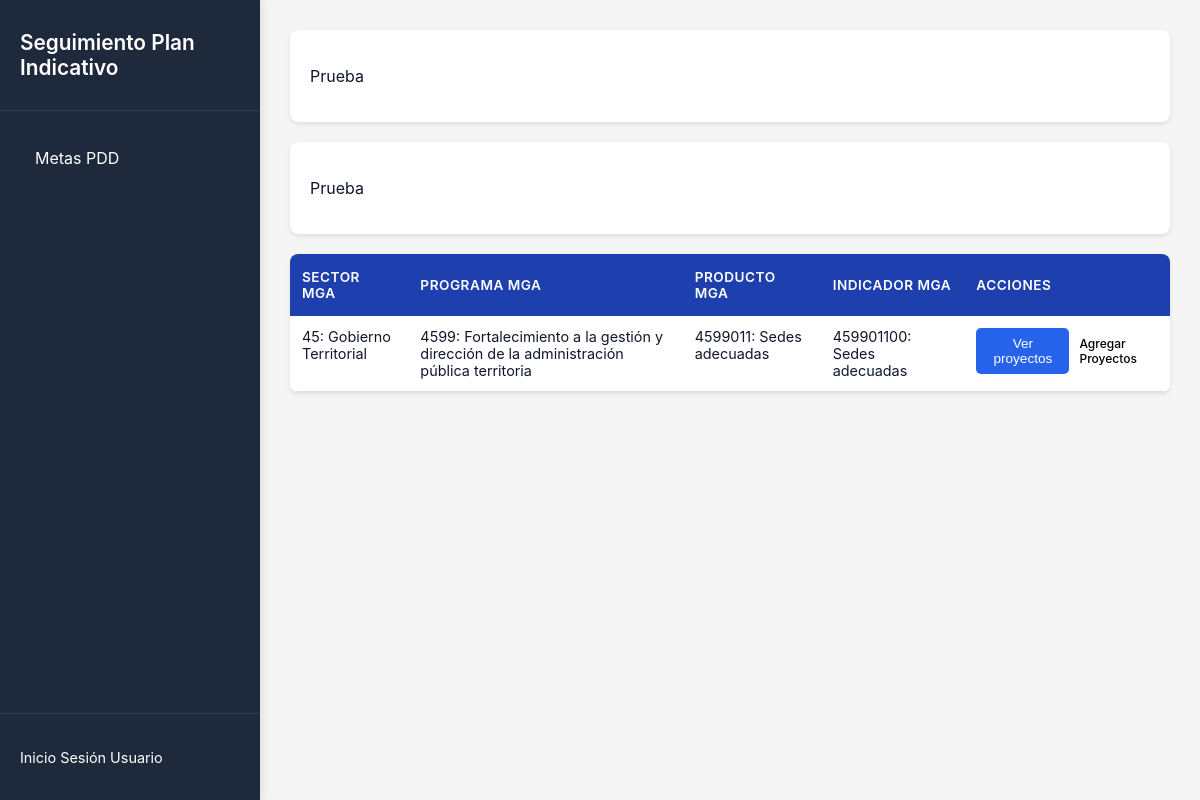
Page /contenido/indicadores/ on the committed database.
### contenido/models.py (models this page shows, shortened)
class IndicadorMGA(models.Model):
    producto_mga = models.ForeignKey(
        ProductoMGA,
        on_delete=models.CASCADE
    )
    indicador_mga = models.CharField(max_length=80)
    codigo_indicador_mga = models.CharField(max_length=9)
    descripcion = models.TextField()
    medido_a_traves_de = models.CharField(max_length=100)
    tiene_edt = models.BooleanField()
    unidad_medida = models.ForeignKey(
        UnidadMedida,
        on_delete=models.CASCADE
    )
    tipo_de_acumulacion = models.CharField(max_length=2,choices=TipoAcumulacion.choices)
    dependencia_responsable = models.ManyToManyField(
        Dependencias
    )
    meta_cuatrienio = models.DecimalField(max_digits=30,decimal_places=10)
    meta_fisica_esperada_2024 = models.DecimalField(max_digits=30,decimal_places=10)
    meta_fisica_esperada_2025 = models.DecimalField(max_digits=30,decimal_places=10)
    meta_fisica_esperada_2026 = models.DecimalField(max_digits=30,decimal_places=10)
    meta_fisica_esperada_2027 = models.DecimalField(max_digits=30,decimal_places=10)
    fecha_creacion = models.DateTimeField(auto_now_add=True)
    fecha_modificacion = models.DateTimeField(auto_now=True)
    class Meta:
        indexes = [
            models.Index(fields=['fecha_creacion'])
        ]
        verbose_name = 'Indicador MGA'
        verbose_name_plural = 'Indicadores MGA'

class ProductoMGA(models.Model):
    programa_mga = models.ForeignKey(
        ProgramaMGA,
        on_delete=models.CASCADE
    )
    producto_mga = models.CharField(max_length=80)
    codigo_producto_mga = models.CharField(max_length=7)
    fecha_creacion = models.DateTimeField(auto_now_add=True)
    fecha_modificacion = models.DateTimeField(auto_now=True)
    class Meta:
        indexes = [
            models.Index(fields=['fecha_creacion'])
        ]
        verbose_name = 'Producto MGA'
        verbose_name_plural = 'Productos MGA'

class ProgramaMGA(models.Model):
    sector_mga = models.ForeignKey(
        SectorMGA,
        on_delete=models.CASCADE
    )
    programa_mga = models.CharField(max_length=80)
    codigo_programa_mga = models.CharField(max_length=4)
    fecha_creacion = models.DateTimeField(auto_now_add=True)
    fecha_modificacion = models.DateTimeField(auto_now=True)
    class Meta:
        indexes = [
            models.Index(fields=['fecha_creacion'])
        ]
        verbose_name = 'Programa MGA'
        verbose_name_plural = 'Programas MGA'

class SectorMGA(models.Model):
    programa_pdd = models.ManyToManyField(
        ProgramaPDD
    )
    sector_mga = models.CharField(max_length=80)
    codigo_sector_mga = models.CharField(max_length=2)
    fecha_creacion = models.DateTimeField(auto_now_add=True)
    fecha_modificacion = models.DateTimeField(auto_now=True)
    class Meta:
        indexes = [
            models.Index(fields=['fecha_creacion'])
        ]
        verbose_name = 'Sector MGA'
        verbose_name_plural = 'Sectores MGA'

### contenido/views.py (the view)
# urls.py: path('indicadores/',views.indicadores_list,name='indicadores_list'),
def indicadores_list(request):
    indicadores = models.IndicadorMGA.objects.prefetch_related('proyectos_set').all()
    return render(
        request,
        'metas.html',
        {'indicadores':indicadores}
    )

### templates/metas.html (shortened to what this page needs)
{% extends 'base.html' %}
{% block content %}
<div class="contenedor-metas">
  <div>
    <p>Prueba</p>
  </div>
  <div>
    <p>Prueba</p>
  </div>
  <div class="contenedor-tabla-metas">
    <table class="tabla-metas">
      <thead>
      <tr>
        <th>Sector MGA</th>
        <th>Programa MGA</th>
        <th>Producto MGA</th>
        <th>Indicador MGA</th>
        <th>Acciones</th>
      </tr>
      </thead>
      <tbody>
      {% for indicador in indicadores %}
      <tr>
          <td>{{ indicador.producto_mga.programa_mga.sector_mga.codigo_sector_mga }}:
            {{ indicador.producto_mga.programa_mga.sector_mga.sector_mga }}
          </td>
          <td>{{ indicador.producto_mga.programa_mga.codigo_programa_mga }}:
            {{ indicador.producto_mga.programa_mga.programa_mga }}</td>
          <td>{{ indicador.producto_mga.codigo_producto_mga }}: {{ indicador.producto_mga.producto_mga }}</td>
          <td>{{ indicador.codigo_indicador_mga }}: {{ indicador.indicador_mga }}</td>
          <td>
            <div class="acciones">
              <button class="btn-ver-proyectos" onclick="toggleProyectos({{indicador.id}})">Ver proyectos</button>
              <a href="{% url 'agregar_proyecto' indicador.id %}" style="color: black; font-size: 12px;">Agregar Proyectos</a>
            </div>
          </td>
      </tr>
      {% empty %}
      <tr>
        <td colspan="5">
          <p>No hay contenido de metas</p>
        </td>
      </tr>
      {% endfor %}
      </tbody>
    </table>
  </div>
</div>
{% endblock content %}

### templates/base.html (shortened to what this page needs)
<!DOCTYPE html>
<html lang="es">
  <head>
  </head>
  <body>
    <aside class="sidebar">
      <div class="superior-izquierda">
        <a href="/">Seguimiento Plan Indicativo</a>
      </div>
      <div class="central-izquierda">
        <a href="{% url 'indicadores_list' %}">Metas PDD</a>
      </div>
      <div class="inferior-izquierda">
        <p>Inicio Sesión Usuario</p>
      </div>
    </aside>
    <main>
      {% block content %}{% endblock content %}
    </main>
  </body>
</html>

### templates/base.html (style rules this page uses)
:root { --color-primario: #2563eb; --color-secundario: #1e40af; --fondo-claro: #eff6ff; --fondo-oscuro: #1e293b; --texto-principal: #0f172a; --cta-alternativo-enfasis: #1d4ed8; --hover-color: #3b82f6; --border-color: #e2e8f0; }
* { box-sizing: border-box; }
body { margin: 0; padding: 0; font-family: -apple-system, BlinkMacSystemFont, 'Segoe UI', Roboto, 'Helvetica Neue', Arial, sans-serif; background-color: #f5f5f5; color: var(--texto-principal); }
.sidebar { position: fixed; left: 0; top: 0; bottom: 0; width: 260px; background: var(--fondo-oscuro); overflow-y: auto; color: white; display: flex; flex-direction: column; justify-content: space-between; box-shadow: 2px 0 10px rgba(0, 0, 0, 0.1); z-index: 1000; }
.superior-izquierda, .central-izquierda, .inferior-izquierda { padding: 20px; }
.superior-izquierda { border-bottom: 1px solid rgba(255, 255, 255, 0.1); }
.central-izquierda { flex: 1; font-size: 1rem; }
.inferior-izquierda { border-top: 1px solid rgba(255, 255, 255, 0.1); font-size: 0.9rem; }
.sidebar a { text-decoration: none; cursor: pointer; color: white; display: block; padding: 10px 0; transition: all 0.3s ease; }
.superior-izquierda a { font-size: 1.3rem; font-weight: 600; }
.central-izquierda a { font-size: 1rem; padding: 12px 15px; border-radius: 5px; margin: 5px 0; }
main { margin-left: 260px; padding: 30px; min-height: 100vh; }
.contenedor-metas { display: flex; flex-direction: column; gap: 20px; }
.contenedor-metas > div:not(.contenedor-tabla-metas) { background: white; padding: 20px; border-radius: 8px; box-shadow: 0 2px 4px rgba(0, 0, 0, 0.1); }
.contenedor-tabla-metas { background: white; border-radius: 8px; box-shadow: 0 2px 4px rgba(0, 0, 0, 0.1); overflow: hidden; }
.tabla-metas { width: 100%; background: white; border-collapse: collapse; font-size: 0.9rem; }
.tabla-metas thead { background: var(--color-secundario); color: white; }
.tabla-metas th { padding: 15px 12px; text-align: left; font-weight: 600; font-size: 0.85rem; text-transform: uppercase; letter-spacing: 0.5px; }
.tabla-metas tbody tr { border-bottom: 1px solid #e0e0e0; transition: background-color 0.2s ease; }
.tabla-metas td { padding: 12px; vertical-align: top; }
.acciones { display: flex; flex-direction: row; justify-content: flex-start; align-items: center; gap: 10px; }
.btn-ver-proyectos { background: var(--color-primario); color: white; padding: 8px 16px; cursor: pointer; border: none; border-radius: 5px; font-size: 0.85rem; font-weight: 500; transition: all 0.3s ease; }
.acciones a { color: var(--color-primario); font-size: 0.85rem; text-decoration: none; font-weight: 500; transition: color 0.2s ease; }

### rows in the picture
IndicadorMGA: producto_mga.programa_mga.sector_mga.codigo_sector_mga "45", producto_mga.programa_mga.sector_mga.sector_mga "Gobierno Territorial", producto_mga.programa_mga.codigo_programa_mga "4599", producto_mga.programa_mga.programa_mga "Fortalecimiento a la gestión y dirección de la administración pública territoria", producto_mga.codigo_producto_mga "4599011", producto_mga.producto_mga "Sedes adecuadas", codigo_indicador_mga "459901100", indicador_mga "Sedes adecuadas"
